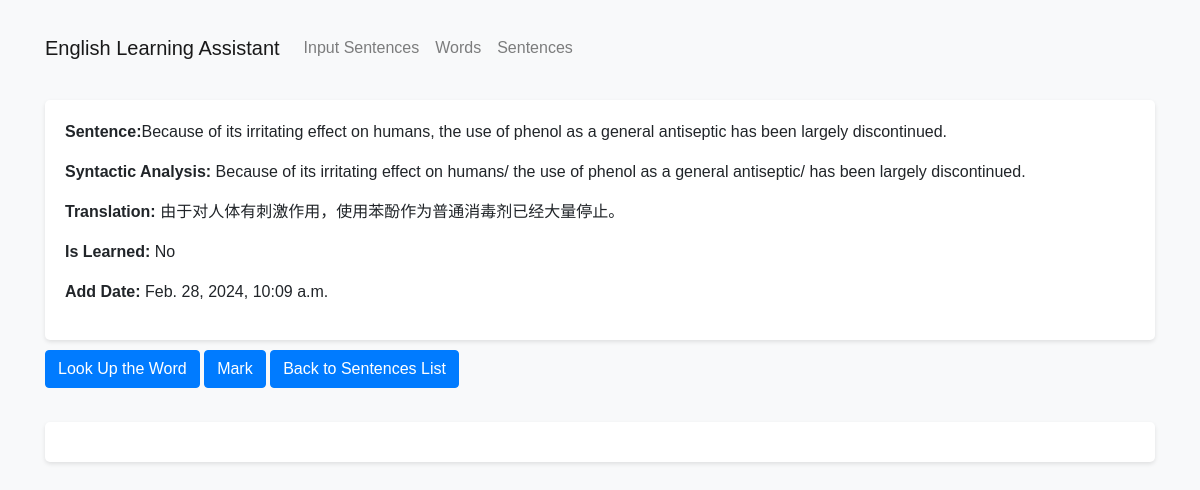
/polls/14/view_sentence/, run on the app's committed database.
### polls/models.py (models this page shows, shortened)
class Sentence(models.Model):
    sentence = models.CharField(max_length=2000)
    syntactic_analysis = models.CharField(max_length=2000, default='')
    translation = models.CharField(max_length=2000)
    learned = models.BooleanField(default=False)
    add_date = models.DateTimeField('date added',auto_now_add=True)

### polls/views.py (the view)
# urls.py: path('<int:sentence_id>/view_sentence/', views.view_sentence, name='view_sentence'),
def view_sentence(request, sentence_id):
    sentence = get_object_or_404(Sentence, pk=sentence_id)
    return render(request, 'sentence_detail.html',  {'sentence': sentence})

### polls/templates/sentence_detail.html (shortened to what this page needs)
<HTML>
    <!DOCTYPE html>
    <html lang="en">
    <head>
        <link href="https://cdn.bootcss.com/twitter-bootstrap/4.3.1/css/bootstrap.min.css" rel="stylesheet">
    </head>
    <body>
        <nav class="navbar navbar-expand-lg navbar-light bg-light">
            <div class="container">
                <a class="navbar-brand" href="#">English Learning Assistant</a>
                <div class="collapse navbar-collapse" id="navbarNav">
                    <ul class="navbar-nav">
                        <li class="nav-item">
                            <a class="nav-link" href="{% url 'polls:Input_Sentences' %}">Input Sentences</a>
                        </li>
                        <li class="nav-item">
                            <a class="nav-link" href="{% url 'polls:words' %}">Words</a>
                        </li>
                        <li class="nav-item">
                            <a class="nav-link" href="{% url 'polls:sentences' %}">Sentences</a>
                        </li>
                    </ul>
                </div>
            </div>
        </nav>
        <div class="container">
        <div id="sentenceDisplay" class="mt-4">
            <p><strong>Sentence:</strong><span id="sentence">{{ sentence.sentence }}</span></p>
            <p><strong>Syntactic Analysis:</strong> {{ sentence.syntactic_analysis }}</p>
            <p><strong>Translation:</strong> {{ sentence.translation }}</p>
            <p><strong>Is Learned:</strong> {{ sentence.learned|yesno:"Yes,No" }}</p>
            <p><strong>Add Date:</strong> {{ sentence.add_date }}</p>
        </div>
        <button id="add" type="button" class="btn btn-primary">Look Up the Word</button>
        <form action="{% url 'polls:mark_sentence' sentence.id %}" method="post" style="display: inline;">
            <button type="submit" class="btn btn-primary">{{ sentence.learned|yesno:"Unmark,Mark" }}</button>
        </form>
        <a class="btn btn-primary" href="{% url 'polls:sentences' %}">Back to Sentences List</a>
        <div class="mt-4">
            <ol id="wordList" class="list-styled">
            </ol>
        </div>
    </div>
</body>
</html>

### polls/templates/sentence_detail.html (style rules this page uses)
body { background-color: #f8f9fa; font-family: Arial, sans-serif; }
.container { margin-top: 20px; }
#translation, #sentenceDisplay, #wordList { margin-top: 20px; background-color: #fff; border-radius: 5px; padding: 20px; box-shadow: 0 2px 4px rgba(0,0,0,0.1); }
.btn { margin: 10px 0; }
.btn-primary { background-color: #007bff; border-color: #007bff; }

### data on the page
Sentence: sentence "Because of its irritating effect on humans, the use of phenol as a general antiseptic has been largely discontinued.", syntactic_analysis "Because of its irritating effect on humans/ the use of phenol as a general antiseptic/ has been largely discontinued.", translation "由于对人体有刺激作用，使用苯酚作为普通消毒剂已经大量停止。", learned "No", add_date "Feb. 28, 2024, 10:09 a.m.", learned "Mark"
